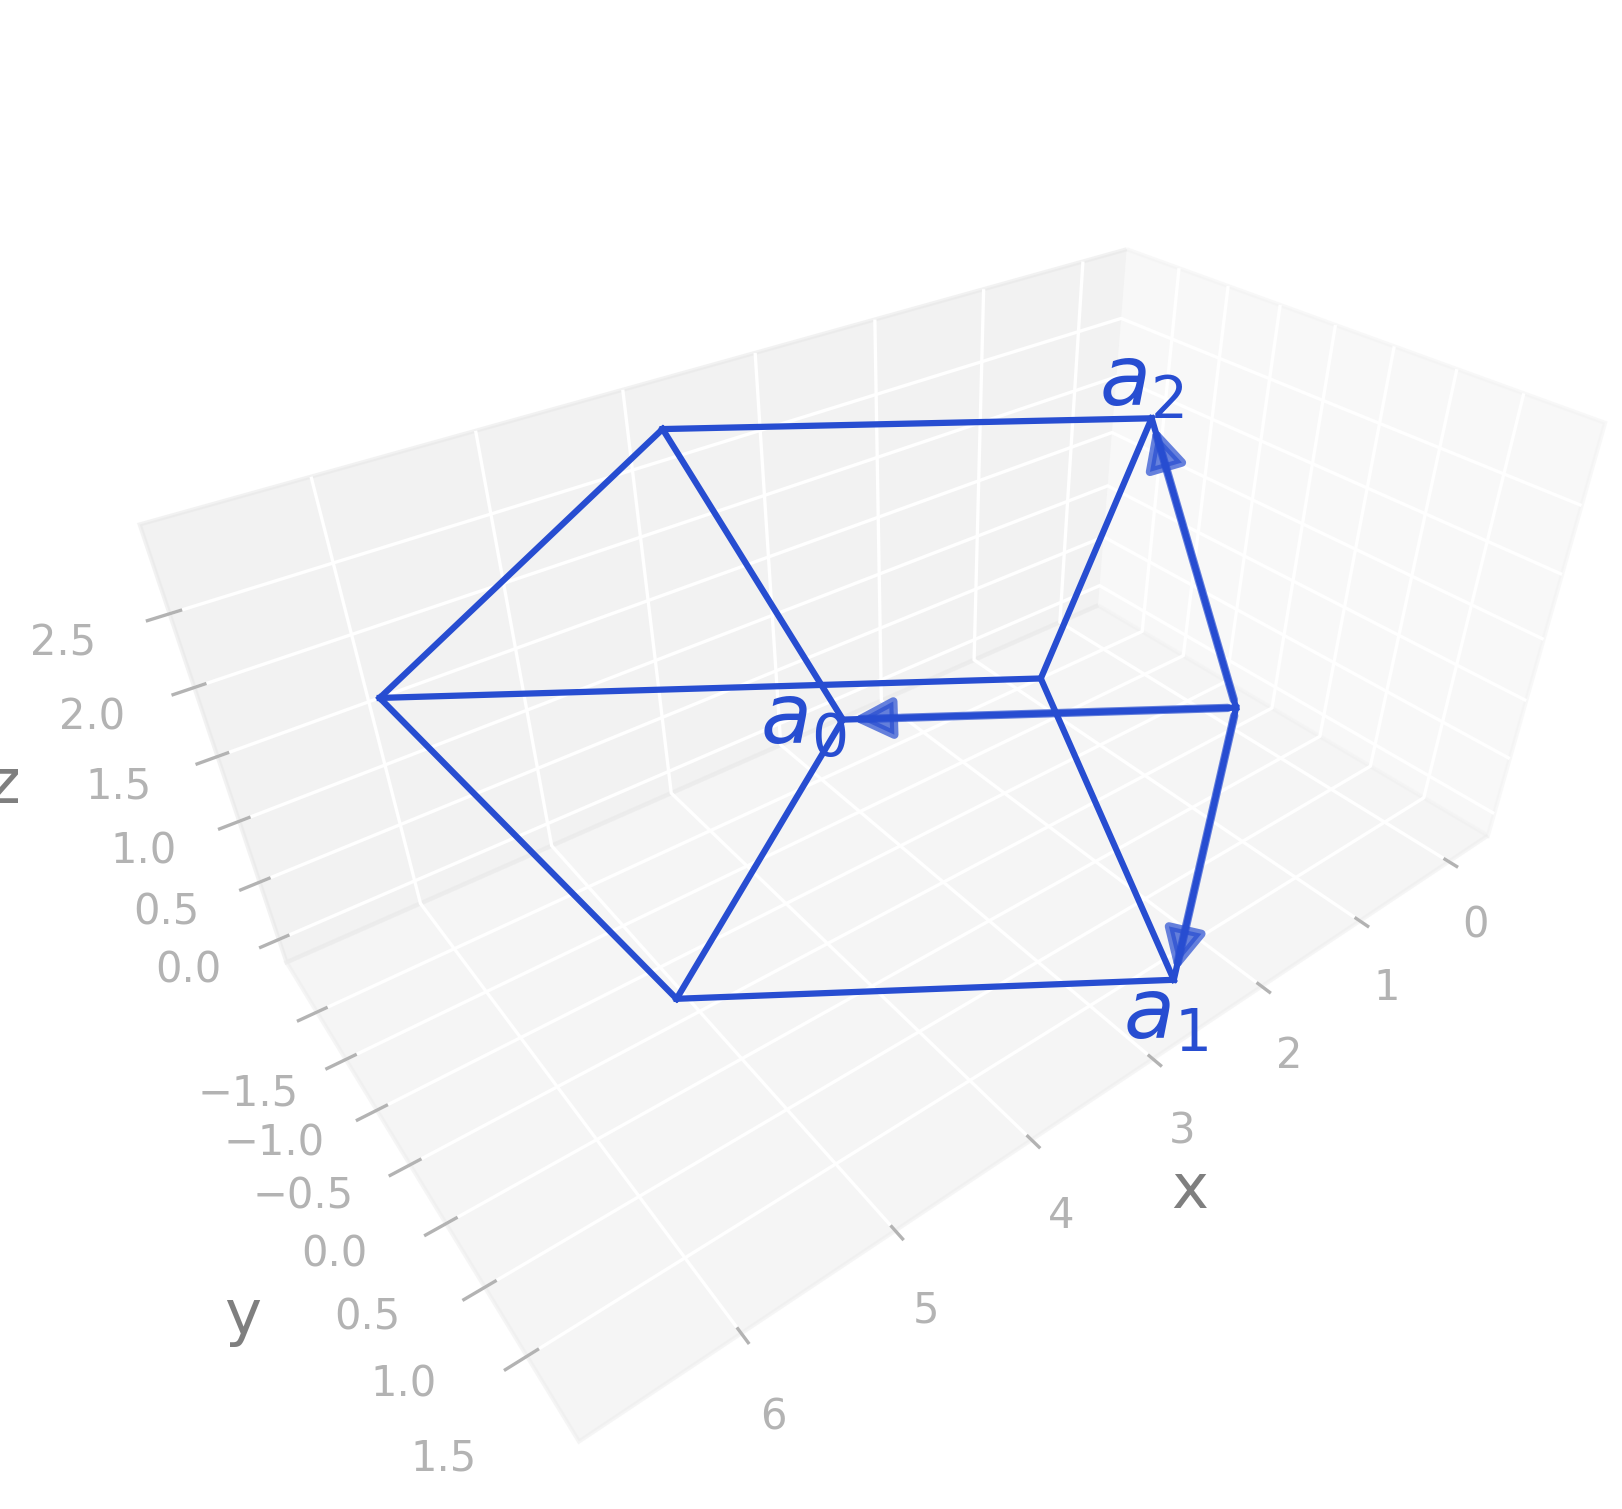

Reproduce this figure in Python.
import radtools as rad

l = rad.lattice_example("RHL1")
backend = rad.MatplotlibBackend()
backend.plot(l, kind="primitive")
# Save an image:
backend.save("rhl1_real.png", elev=35, azim=52, dpi=300, bbox_inches="tight")
# Interactive plot:
backend.show(elev=35, azim=52)
